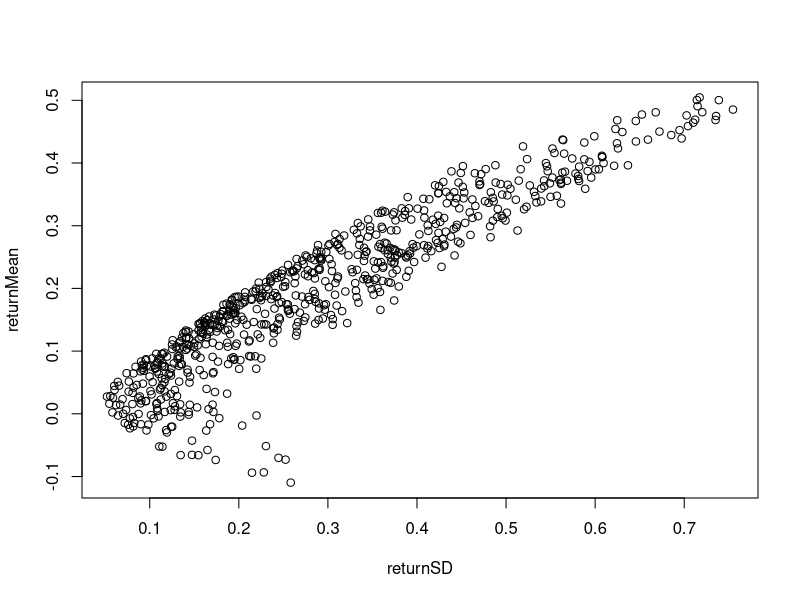
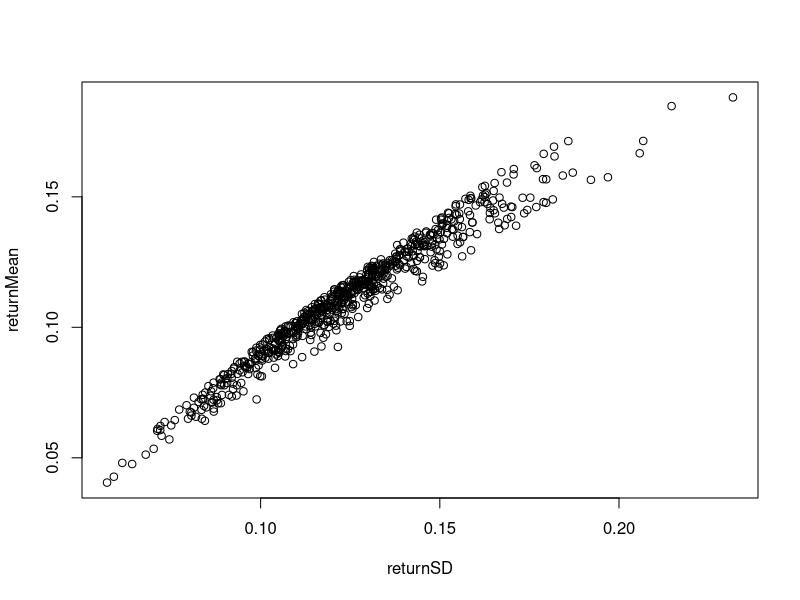
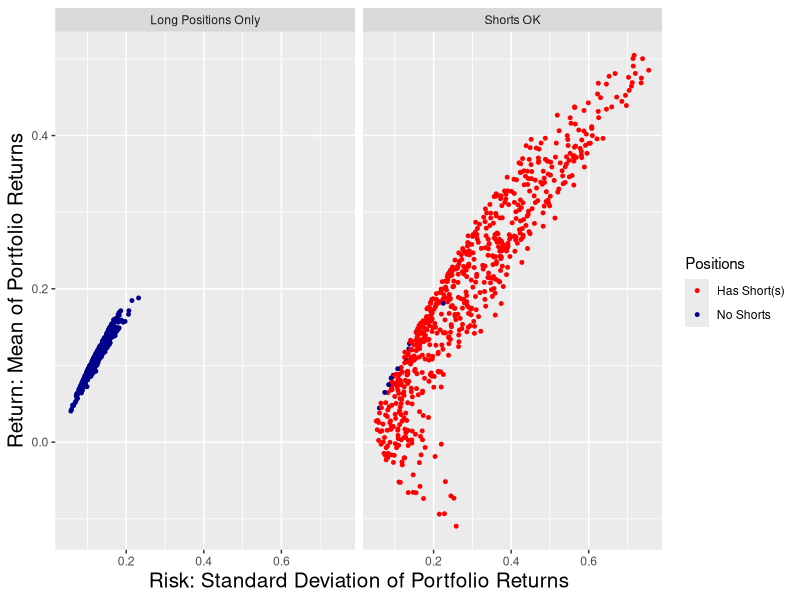
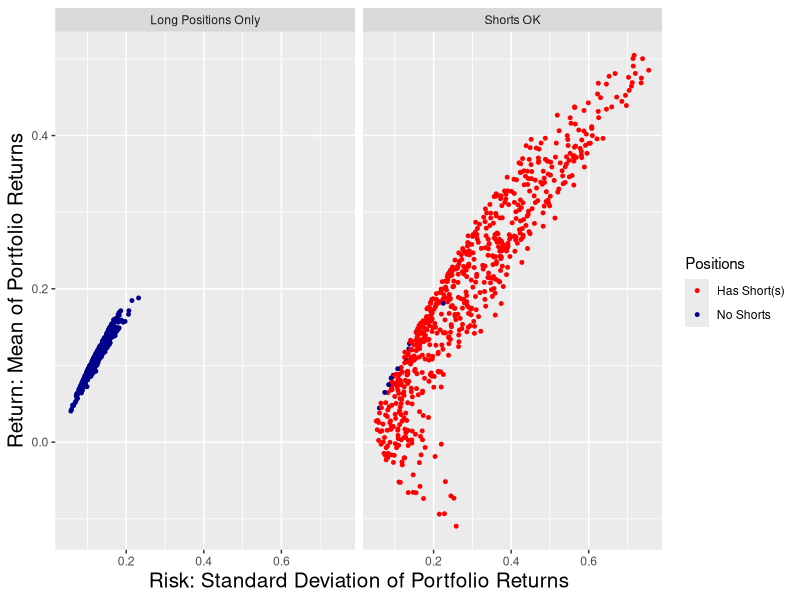

These figures' R source, in order:
# Portfolio Optimization: A Monte Carlo Study

# Prepared by Tom Miller, June 20, 2025 

# Monte Carlo Study Showing Portfolio Opportunity Sets

# Generate above 700 random asset allocation sets: 4-by-1 vectors. 
# For each set, the four portfolio asset weights must sum to 1.
# So, we generate three and set the fourth so the sum is 1. 
# Weights can be negative (indicating a short position in the asset).
# Many sets of weights will be suboptimal.

# Assume multivariate normal distributions of returns
# with means, standard deviations, and correlations
# as specified in the problem setup.

# functions from 'Modern Applied Statistics in S' (Venables and Ripley 2002)
library(MASS) 
library(ggplot2) # visualization of the simulation

# mean returns for portfolio assets A, B, C, and D                                       
targetMeanVector <- c(0.02, 0.07, 0.15, 0.20) 

# standard deviations of returns
targetSDVector <- c(0.05, 0.12, 0.17, 0.25)

# correlation matrix for the four portfolio assets
targetCorMatrix <- matrix(c(1, 0.3, 0.3, 0.3, 
	                  0.3, 1, 0.6, 0.6, 
	                  0.3, 0.6, 1, 0.6,
	                  0.3, 0.6, 0.6, 1),
                     nrow = 4, ncol = 4) 

# compute the covariance matrix
targetCovMatrix <- diag(targetSDVector) %*% targetCorMatrix %*% diag(targetSDVector)
 
# number of return sets to generate
sampleSize <- 700 

# set seed so results are reproducible across executions 
set.seed(1111) 
# generate multivariate normal returns
returnsData <- mvrnorm(n = sampleSize, 
                       mu = targetMeanVector,  
                       Sigma = targetCovMatrix) 
returnsDataFrame <- as.data.frame(returnsData)
names(returnsDataFrame) <- c("A", "B", "C", "D")

# check statistics from the generated returns data
print(summary(returnsDataFrame))

# check correlation matrix of the generated returns data
cat("\nTarget Correlation of Returns for Generated Data:\n")
print(targetCorMatrix)
cat("\nActual Correlation of Returns in Generated Data:\n")
print(cor(returnsDataFrame))

# compute covariance matrix for the sample data
# to be used later in portfolio calculations 
cat("\nTarget Covariance of Returns for Generated Data:\n")
print(targetCovMatrix)
cat("\nActual Covariance of Returns in Generated Data:\n")
dataCovMatrix <- cov(returnsDataFrame) 
print(dataCovMatrix)

# Generate a random sets of weights using
# a uniform distribution from -1 to 1 if
# shortsOK is TRUE. Otherwise use a uniform
# distribution from 0 to 1 with scaling to
# ensure that the weights sum to 1.
makeWeights <- function(shortsOK) {
	if (shortsOK) {
		threeWeights <- runif(3, min = -1, max = 1)
		fourthWeight <- 1 - sum(threeWeights) # ensures sum of 1
		return(c(threeWeights,fourthWeight))
	}
	if (!shortsOK) {
		initialWeights <- runif(4, min = 0, max = 1)
		return(initialWeights/sum(initialWeights)) # ensures sum of 1
	}
} 

# generate sets of portfolio weights in shortsOK state
set.seed(9999) # set seed so results are reproducible 
weightsMatrix <- matrix(NA, nrow = sampleSize, ncol = 4)
for (iset in 1:sampleSize) 
    weightsMatrix[iset,] <- makeWeights(shortsOK = TRUE)

# Compute the portfolio return for each set of weights
# for each set of weights applied to each set of returns, 
# storing calculations in a new data frame for the portfolios.
portfolioResults = NULL
for (iset in 1:sampleSize) {
	Positions <- 1 # has shorts is 1
	w1 <- weightsMatrix[iset,1]
	w2 <- weightsMatrix[iset,2]
	w3 <- weightsMatrix[iset,3]
	w4 <- weightsMatrix[iset,4]
	if (w1 > 0 && w2 > 0 && w3 > 0 && w4 > 0) Positions <- 2 # no shorts

    returnVector <- weightsMatrix[iset,] %*% t(returnsData) 
    returnMean <- mean(returnVector)
    returnSD <- as.numeric(sqrt(t(weightsMatrix[iset,]) %*% dataCovMatrix %*% weightsMatrix[iset,]))
    thisPortfolioResult <- data.frame(w1, w2, w3, w4, Positions, returnMean, returnSD)
    portfolioResults <- rbind(portfolioResults, thisPortfolioResult)
}

# check portfolio results
cat("\nSummary of portfolio results with short positions allowed:\n")
print(summary(portfolioResults))

with(portfolioResults, plot(returnSD, returnMean))

shortsOKResults <- portfolioResults
shortsOKResults$ShortsOK = rep("Shorts OK", times = sampleSize)

# generate sets of portfolio weights with no shorts allowed
set.seed(9999) # set seed so results are reproducible 
weightsMatrix <- matrix(NA, nrow = sampleSize, ncol = 4)
for (iset in 1:sampleSize) 
    weightsMatrix[iset,] <- makeWeights(shortsOK = FALSE)

# Compute the portfolio return for each set of weights
# for each set of weights applied to each set of returns, 
# storing calculations in a new data frame for the portfolios.
portfolioResults = NULL
for (iset in 1:sampleSize) {
	Positions <- 1 # has shorts is 1
	w1 <- weightsMatrix[iset,1]
	w2 <- weightsMatrix[iset,2]
	w3 <- weightsMatrix[iset,3]
	w4 <- weightsMatrix[iset,4]
	if (w1 > 0 && w2 > 0 && w3 > 0 && w4 > 0) Positions <- 2 # no shorts
    returnVector <- weightsMatrix[iset,] %*% t(returnsData) 
    returnMean <- mean(returnVector)
    returnSD <- as.numeric(sqrt(t(weightsMatrix[iset,]) %*% dataCovMatrix %*% weightsMatrix[iset,]))
    thisPortfolioResult <- data.frame(w1, w2, w3, w4, Positions, returnMean, returnSD)
    portfolioResults <- rbind(portfolioResults, thisPortfolioResult)
}

# check portfolio results
cat("\nSummary of portfolio results with long positions only:\n")
print(summary(portfolioResults))

with(portfolioResults, plot(returnSD, returnMean)) # preliminary plot on console

noShortsResults <- portfolioResults
noShortsResults$ShortsOK = rep("Long Positions Only", times = sampleSize)

# merge the two data frames
plottingFrame = rbind(shortsOKResults,noShortsResults)
plottingFrame$Positions <- factor(plottingFrame$Positions, 
	labels = c("Has Short(s)", "No Shorts"))

plottingFrame$ShortsOK = factor(plottingFrame$ShortsOK)

# complete plot for both conditions: Shorts Allowed and No Shorts
facetPlot <- ggplot(plottingFrame, aes(x=returnSD,y=returnMean, 
	colour=Positions)) +
    geom_point(size = 1) +
    xlab("Risk: Standard Deviation of Portfolio Returns") +
    ylab("Return: Mean of Portfolio Returns") +
    scale_color_manual(values = c("red","darkblue")) +
    theme(axis.title = element_text(size=15)) +
    facet_wrap( ~ ShortsOK, ncol = 2) 
    
print(facetPlot)

# export pdf plot for inclusion in LaTeX document
pdf(file = "451-portfolio-optimization-monte-carlo-figure.pdf", width = 11, height = 8.5)
print(facetPlot)
dev.off()

cat("\nRun Complete\n")
